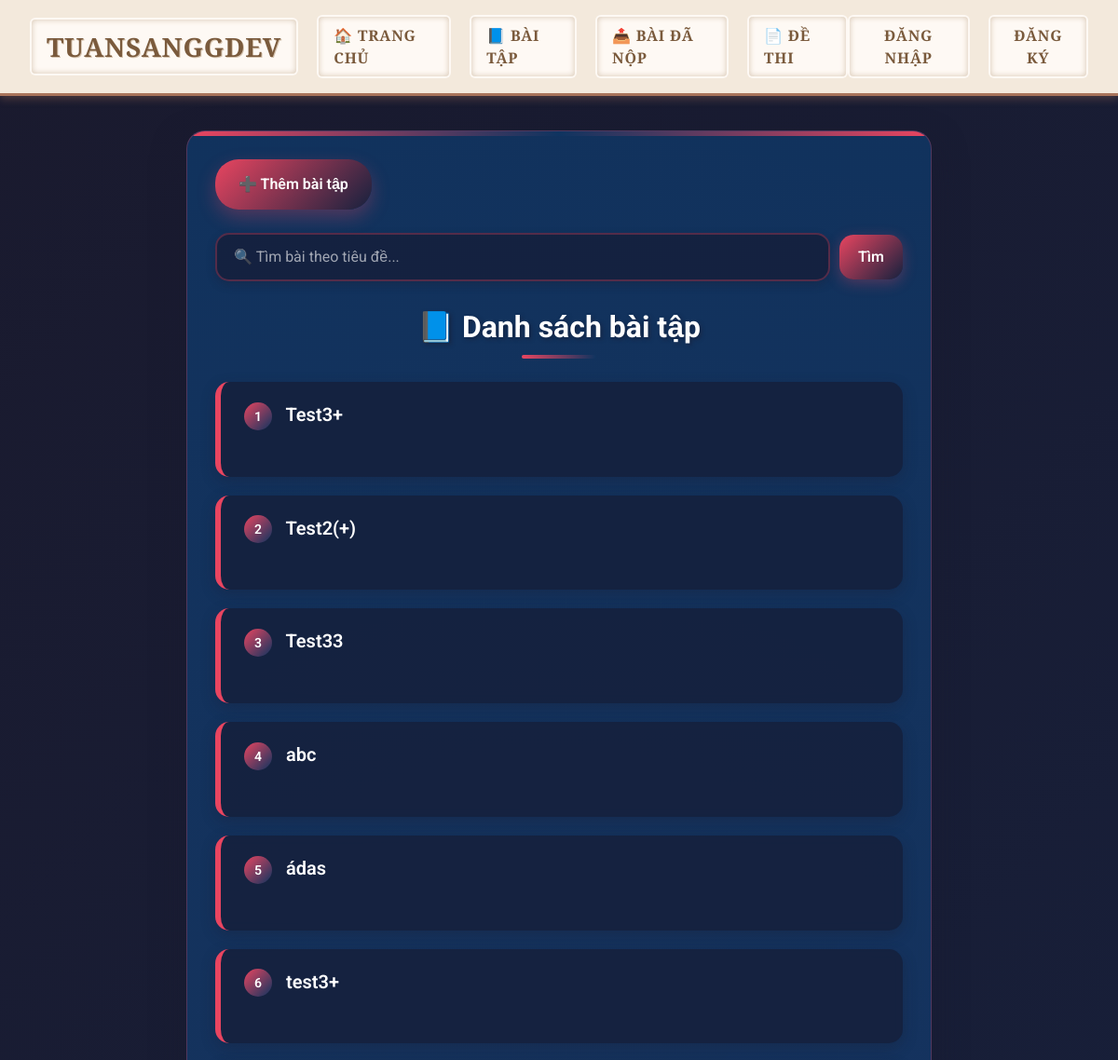
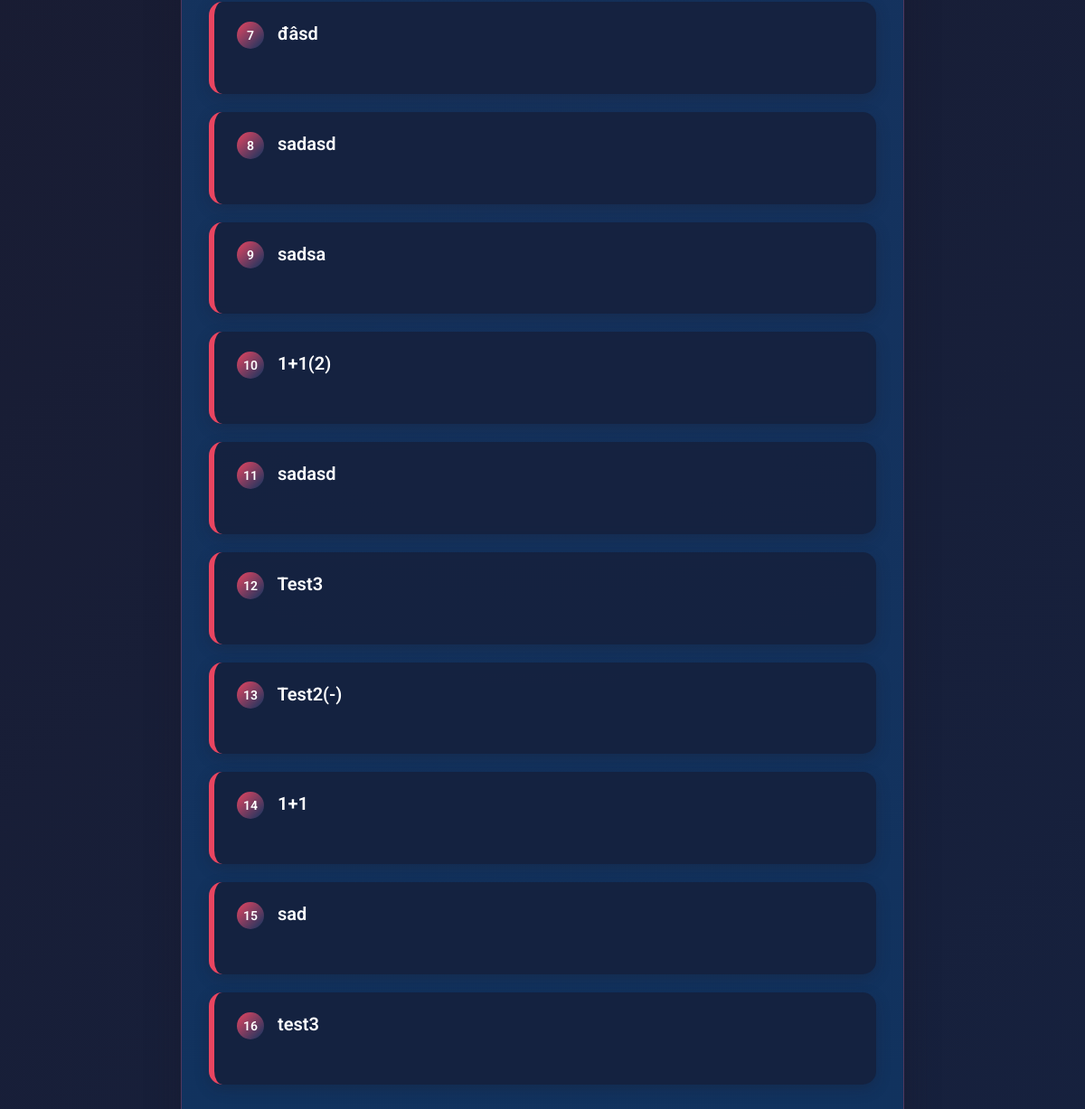
The app's page /problems/ with its own data (2 pictures, top to bottom).
### problems/models.py (models this page shows, shortened)
class Problem(models.Model):
    title = models.CharField(max_length=200)
    description = models.TextField()
    subject = models.CharField(max_length=10, choices=SUBJECT_CHOICES)
    question_type = models.CharField(max_length=10, choices=QUESTION_TYPE, default='WRIT')
    difficulty = models.CharField(max_length=10, choices=DIFFICULTY_LEVELS)
    author = models.ForeignKey(User, on_delete=models.CASCADE, null=True)
    grading_criteria = models.TextField(null=True, blank=True, help_text="Tiêu chí chấm bài (dành cho AI)")
    created_at = models.DateTimeField(default=timezone.now)
    choice_a = models.CharField(max_length=255, null=True, blank=True)
    choice_b = models.CharField(max_length=255, null=True, blank=True)
    choice_c = models.CharField(max_length=255, null=True, blank=True)
    choice_d = models.CharField(max_length=255, null=True, blank=True)
    correct_answer = models.CharField(
        max_length=1,
        choices=[('A', 'A'), ('B', 'B'), ('C', 'C'), ('D', 'D')],
        null=True, blank=True,
        help_text="Chỉ áp dụng cho câu hỏi trắc nghiệm"
    )

### problems/views.py (the view)
# urls.py: path('', views.problem_list, name='problem_list'),
def problem_list(request):
    query = request.GET.get('q', '')
    problems = Problem.objects.all()
    if query:
        problems = problems.filter(Q(title__icontains=query))
    problems = problems.order_by('?')  # 🔀 Xếp ngẫu nhiên
    return render(request, 'problems/problem_list.html', {'problems': problems})

### problems/templates/problems/problem_list.html (shortened to what this page needs)
{% extends 'base.html' %}
{% block content %}
<div class="problem-list-container">
    <a href="{% url 'add_problem' %}" class="add-button">➕ Thêm bài tập</a>
    <form method="get" action="" class="search-form">
        <input type="text" name="q" placeholder="🔍 Tìm bài theo tiêu đề..." value="{{ request.GET.q }}">
        <button type="submit">Tìm</button>
    </form>
    <h2>📘 Danh sách bài tập</h2>
    {% for problem in problems %}
        <div class="problem-card">
            <a href="{% url 'problem_detail' problem.pk %}" class="problem-title">
                {{ problem.title }}
            </a>
        </div>
    {% empty %}
        <div class="empty-state">
            <p>Hiện chưa có bài tập nào.</p>
        </div>
    {% endfor %}
</div>
{% endblock %}

### templates/base.html (style rules this page uses)
* { margin: 0; padding: 0; box-sizing: border-box; }
body { font-family: 'Roboto', sans-serif; background: #f9f5f0; min-height: 100vh; color: #4b3b2b; }

### problems/templates/problems/problem_list.html (style rules this page uses)
body { background: linear-gradient(135deg, #1A1A2E 0%, #16213E 100%); min-height: 100vh; margin: 0; padding: 20px 0; }
.problem-list-container { max-width: 800px; margin: 30px auto; padding: 30px; background: rgba(15, 52, 96, 0.95); border-radius: 20px; box-shadow: 0 15px 35px rgba(26, 26, 46, 0.5); backdrop-filter: blur(10px); border: 1px solid rgba(233, 69, 96, 0.3); position: relative; overflow: hidden; }
.problem-list-container::before { content: ''; position: absolute; top: 0; left: 0; right: 0; height: 5px; background: linear-gradient(90deg, #E94560, #0F3460, #E94560); animation: shimmer 3s ease-in-out infinite; }
.add-button { display: inline-block; margin-bottom: 25px; padding: 15px 25px; background: linear-gradient(135deg, #E94560, #16213E); color: white; font-size: 16px; font-weight: 600; border-radius: 25px; text-decoration: none; transition: all 0.3s ease; box-shadow: 0 8px 20px rgba(233, 69, 96, 0.3); position: relative; overflow: hidden; }
.add-button::before { content: ''; position: absolute; top: 0; left: -100%; width: 100%; height: 100%; background: linear-gradient(90deg, transparent, rgba(255, 255, 255, 0.3), transparent); transition: left 0.5s ease; }
.search-form { margin-bottom: 25px; display: flex; gap: 10px; align-items: center; flex-wrap: wrap; }
.search-form input[type="text"] { padding: 12px 18px; flex: 1; min-width: 250px; border: 2px solid rgba(233, 69, 96, 0.3); border-radius: 15px; font-size: 16px; background: rgba(22, 33, 62, 0.9); color: white; transition: all 0.3s ease; box-shadow: 0 4px 10px rgba(26, 26, 46, 0.3); }
.search-form input[type="text"]::placeholder { color: rgba(255, 255, 255, 0.6); }
.search-form button { padding: 12px 20px; background: linear-gradient(135deg, #E94560, #16213E); color: white; border: none; border-radius: 15px; font-weight: 600; cursor: pointer; transition: all 0.3s ease; box-shadow: 0 4px 15px rgba(233, 69, 96, 0.3); }
.problem-card { position: relative; background: rgba(22, 33, 62, 0.9); border-left: 6px solid #E94560; padding: 20px 25px; margin-bottom: 20px; border-radius: 15px; box-shadow: 0 5px 15px rgba(26, 26, 46, 0.3); transition: all 0.3s ease; backdrop-filter: blur(5px); overflow: hidden; }
.problem-card::before { content: ''; position: absolute; top: 0; left: 0; right: 0; bottom: 0; background: linear-gradient(135deg, rgba(233, 69, 96, 0.05), rgba(15, 52, 96, 0.05)); opacity: 0; transition: opacity 0.3s ease; }
.problem-title { text-decoration: none; color: #ffffff; font-size: 20px; font-weight: 600; position: relative; z-index: 1; transition: color 0.3s ease; }
h2 { text-align: center; color: #ffffff; margin-bottom: 35px; font-size: 32px; font-weight: 700; text-shadow: 2px 2px 4px rgba(26, 26, 46, 0.5); position: relative; }
h2::after { content: ''; position: absolute; bottom: -10px; left: 50%; transform: translateX(-50%); width: 80px; height: 4px; background: linear-gradient(90deg, #E94560, #0F3460); border-radius: 2px; }
.problem-list-container::after { content: ''; position: absolute; top: -50%; right: -50%; width: 200%; height: 200%; background: radial-gradient(circle, rgba(233, 69, 96, 0.03) 0%, transparent 70%); animation: rotate 20s linear infinite; z-index: -1; }
.problem-card .problem-title::before { content: counter(problem-counter); counter-increment: problem-counter; display: inline-block; width: 30px; height: 30px; line-height: 30px; text-align: center; background: linear-gradient(135deg, #E94560, #0F3460); color: white; border-radius: 50%; font-size: 14px; font-weight: 600; margin-right: 10px; vertical-align: middle; }
.problem-list-container { counter-reset: problem-counter; }

### records on screen
Problem: title "Test3+"
Problem: title "Test2(+)"
Problem: title "Test33"
Problem: title "abc"
Problem: title "ádas"
Problem: title "test3+"
Problem: title "đâsd"
Problem: title "sadasd"
Problem: title "sadsa"
Problem: title "1+1(2)"
Problem: title "sadasd"
Problem: title "Test3"
Problem: title "Test2(-)"
Problem: title "1+1"
Problem: title "sad"
Problem: title "test3"
